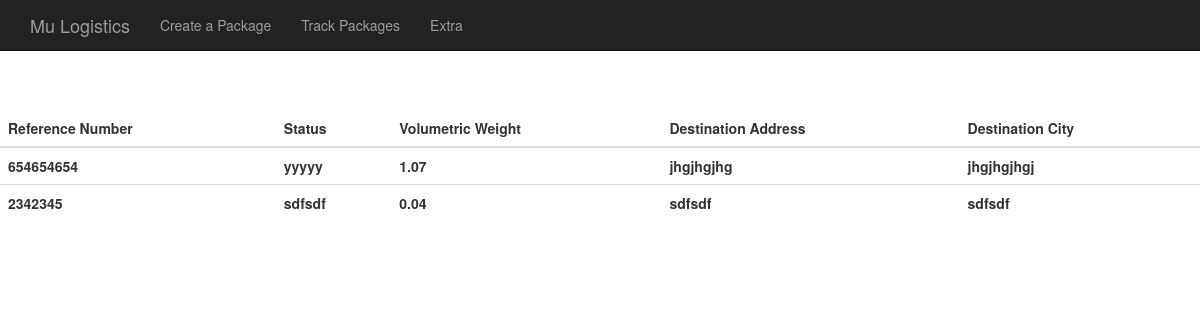
/packages/index/ (signed in), run on an earlier commit of the app's database.
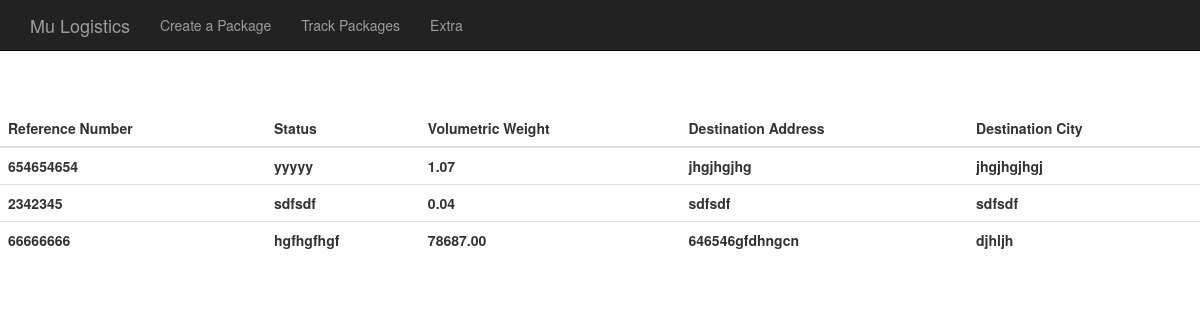
And on a later commit of the database.
### packages/models.py (models this page shows, shortened)
class Package(models.Model):
    user = models.ForeignKey(User, default=1)
    reference_number = models.CharField(max_length=10)
    status = models.CharField(max_length=50)
    volumetric_weight = models.DecimalField(max_digits=10, decimal_places=2)
    client_address = models.CharField(max_length=50)
    client_city = models.CharField(max_length=50)
    receiver_address = models.CharField(max_length=50)
    receiver_city = models.CharField(max_length=50)
    id_required = models.BooleanField(default=True)

### packages/views.py (the view)
def index(request):
    if not request.user.is_authenticated():
        return render(request, 'packages/login_user.html')
    else:
        packs = Package.objects.filter(user=request.user)
        query = request.GET.get("q")
        if query:
            packs = packs.filter(
                Q(reference_number__icontains=query) |
                Q(status__icontains=query)
            ).distinct()
            return render(request, 'packages/index.html', {
                'packages': packs,
            })
        else:
            return render(request, 'packages/index.html', {'packages': packs})

### packages/templates/packages/index.html (shortened to what this page needs)
{% extends "packages/base.html" %}
{% block navlist %}
    <li><a href="/create_package">Create a Package</a></li>
    <li><a href="/track_packages">Track Packages</a></li>
    <li><a href="/extra">Extra</a></li>
{% endblock %}
{% block content %}
  <div class="row">
    <div class="col-md-12">
      <table id = "index_table" class = "table">
        <thead>
          <tr>
            <th>Reference Number</th>
            <th>Status</th>
            <th>Volumetric Weight</th>
            <th>Destination Address</th>
            <th>Destination City</th>
          </tr>
        </thead>
        <tbody>
          {% for package in packages %}
            <tr>
              <th>{{package.reference_number}}</th>
              <th>{{package.status}}</th>
              <th>{{package.volumetric_weight}}</th>
              <th>{{package.client_address}}</th>
              <th>{{package.client_city}}</th>
            </tr>
          {% endfor %}
        </tbody>
      </table>
    </div>
  </div>
{% endblock %}

What changed in the data, as far as the page shows it:
added Package: reference_number "66666666", status "hgfhgfhgf", volumetric_weight "78687.00", client_address "646546gfdhngcn", client_city "djhljh"
